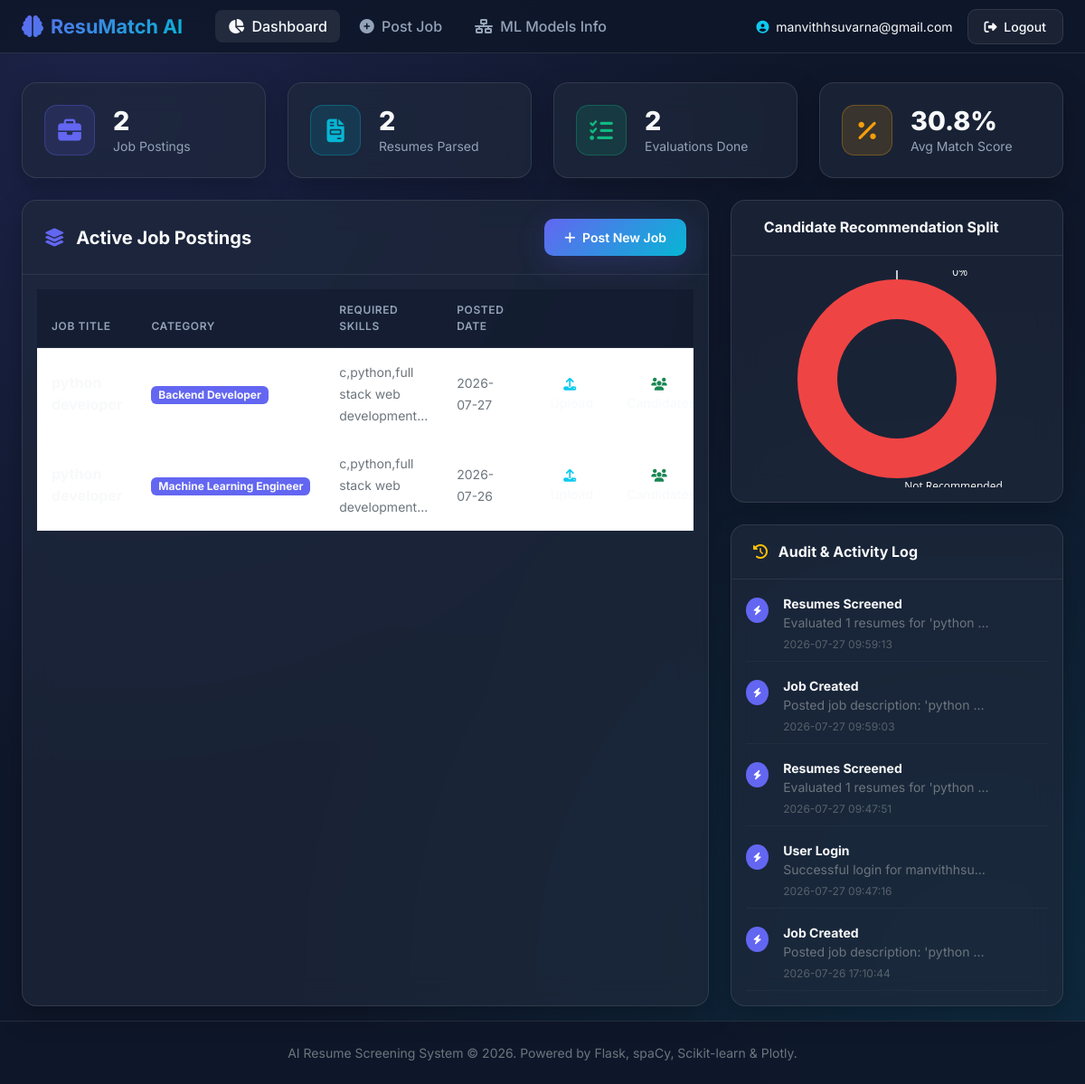
The app's page /dashboard (signed in) with its own data.
### tables this page shows
CREATE TABLE job_descriptions (
    id INTEGER PRIMARY KEY AUTOINCREMENT,
    user_id INTEGER NOT NULL,
    title TEXT NOT NULL,
    category TEXT NOT NULL,
    description_text TEXT NOT NULL,
    required_skills TEXT NOT NULL,
    created_at TIMESTAMP DEFAULT CURRENT_TIMESTAMP,
    FOREIGN KEY (user_id) REFERENCES users(id) ON DELETE CASCADE
);

CREATE TABLE history (
    id INTEGER PRIMARY KEY AUTOINCREMENT,
    user_id INTEGER NOT NULL,
    action TEXT NOT NULL,
    details TEXT NOT NULL,
    created_at TIMESTAMP DEFAULT CURRENT_TIMESTAMP,
    FOREIGN KEY (user_id) REFERENCES users(id) ON DELETE CASCADE
);

### app.py (the view)
@app.route("/dashboard")
@login_required
def dashboard():
    user_id = session["user_id"]
    stats = get_dashboard_stats(user_id)
    jobs = get_user_jobs(user_id)
    history = get_user_history(user_id)
    donut_chart_data = prepare_dashboard_charts_data(stats["status_counts"], stats["total_evaluations"])
    return render_template(
        "dashboard.html",
        stats=stats,
        jobs=jobs,
        history=history,
        donut_chart_data=donut_chart_data
    )

### app.py (called while the page is built)
def login_required(f):
    @wraps(f)
    def decorated_function(*args, **kwargs):
        if "user_id" not in session:
            flash("Please sign in to access this page.", "warning")
            return redirect(url_for("login"))
        return f(*args, **kwargs)
    return decorated_function

### database/db_helper.py (called while the page is built)
def get_db_connection():
    conn = sqlite3.connect(DB_PATH)
    conn.row_factory = sqlite3.Row
    return conn

def get_user_jobs(user_id):
    conn = get_db_connection()
    cursor = conn.cursor()
    cursor.execute("SELECT * FROM job_descriptions WHERE user_id = ? ORDER BY created_at DESC", (user_id,))
    jobs = cursor.fetchall()
    conn.close()
    return [dict(j) for j in jobs]

def get_user_history(user_id, limit=15):
    conn = get_db_connection()
    cursor = conn.cursor()
    cursor.execute("SELECT * FROM history WHERE user_id = ? ORDER BY created_at DESC LIMIT ?", (user_id, limit))
    history = cursor.fetchall()
    conn.close()
    return [dict(h) for h in history]

### utils/visualizations.py (called while the page is built)
def prepare_dashboard_charts_data(status_counts, total_evaluations):
    categories = ["Highly Recommended", "Recommended", "Not Recommended"]
    colors = ["#10b981", "#f59e0b", "#ef4444"]
    values = [status_counts.get(cat, 0) for cat in categories]
    donut_chart_data = {
        "labels": categories,
        "values": values,
        "marker_colors": colors
    }
    return donut_chart_data

### templates/dashboard.html (shortened to what this page needs)
{% extends 'base.html' %}
{% block content %}
<div class="row g-4 mb-4">
    <div class="col-md-6 col-lg-3">
        <div class="glass-card stat-card">
            <div class="stat-icon">
                <i class="fas fa-briefcase"></i>
            </div>
            <div>
                <div class="stat-value text-light">{{ stats.total_jobs }}</div>
                <div class="stat-label">Job Postings</div>
            </div>
        </div>
    </div>
    <div class="col-md-6 col-lg-3">
        <div class="glass-card stat-card">
            <div class="stat-icon" style="background: rgba(6, 182, 212, 0.15); color: #06b6d4; border-color: rgba(6, 182, 212, 0.3);">
                <i class="fas fa-file-invoice"></i>
            </div>
            <div>
                <div class="stat-value text-light">{{ stats.total_resumes }}</div>
                <div class="stat-label">Resumes Parsed</div>
            </div>
        </div>
    </div>
    <div class="col-md-6 col-lg-3">
        <div class="glass-card stat-card">
            <div class="stat-icon" style="background: rgba(16, 185, 129, 0.15); color: #10b981; border-color: rgba(16, 185, 129, 0.3);">
                <i class="fas fa-tasks"></i>
            </div>
            <div>
                <div class="stat-value text-light">{{ stats.total_evaluations }}</div>
                <div class="stat-label">Evaluations Done</div>
            </div>
        </div>
    </div>
    <div class="col-md-6 col-lg-3">
        <div class="glass-card stat-card">
            <div class="stat-icon" style="background: rgba(245, 158, 11, 0.15); color: #f59e0b; border-color: rgba(245, 158, 11, 0.3);">
                <i class="fas fa-percentage"></i>
            </div>
            <div>
                <div class="stat-value text-light">{{ stats.avg_score }}%</div>
                <div class="stat-label">Avg Match Score</div>
            </div>
        </div>
    </div>
</div>
<div class="row g-4">
    <div class="col-lg-8">
        <div class="glass-card h-100">
            <div class="glass-card-header d-flex align-items-center justify-content-between">
                <h5 class="mb-0 text-light fw-bold">
                    <i class="fas fa-layer-group text-indigo me-2"></i> Active Job Postings
                </h5>
                <a href="{{ url_for('upload_job') }}" class="btn btn-primary-gradient btn-sm">
                    <i class="fas fa-plus me-1"></i> Post New Job
                </a>
            </div>
            <div class="p-3">
                {% if jobs %}
                <div class="table-responsive">
                    <table class="table table-glass align-middle">
                        <thead>
                            <tr>
                                <th>Job Title</th>
                                <th>Category</th>
                                <th>Required Skills</th>
                                <th>Posted Date</th>
                                <th class="text-end">Actions</th>
                            </tr>
                        </thead>
                        <tbody>
                            {% for job in jobs %}
                            <tr>
                                <td>
                                    <span class="fw-bold text-light">{{ job.title }}</span>
                                </td>
                                <td>
                                    <span class="badge bg-indigo text-light">{{ job.category }}</span>
                                </td>
                                <td>
                                    <small class="text-secondary">{{ job.required_skills[:35] }}{% if job.required_skills|length > 35 %}...{% endif %}</small>
                                </td>
                                <td>
                                    <small class="text-secondary">{{ job.created_at[:10] }}</small>
                                </td>
                                <td class="text-end">
                                    <div class="btn-group btn-group-sm">
                                        <a href="{{ url_for('upload_resumes', job_id=job.id) }}" class="btn btn-outline-glass" title="Upload Resumes">
                                            <i class="fas fa-upload text-info me-1"></i> Upload
                                        </a>
                                        <a href="{{ url_for('view_results', job_id=job.id) }}" class="btn btn-outline-glass" title="View Candidates">
                                            <i class="fas fa-users text-success me-1"></i> Candidates
                                        </a>
                                    </div>
                                </td>
                            </tr>
                            {% endfor %}
                        </tbody>
                    </table>
                </div>
                {% endif %}
            </div>
        </div>
    </div>
    <div class="col-lg-4 d-flex flex-column gap-4">
        <div class="glass-card">
            <div class="glass-card-header">
                <h6 class="mb-0 text-light fw-bold">
                     Candidate Recommendation Split
                </h6>
            </div>
            <div class="p-3">
                <div id="donutChartContainer"></div>
            </div>
        </div>
        <div class="glass-card flex-grow-1">
            <div class="glass-card-header">
                <h6 class="mb-0 text-light fw-bold">
                    <i class="fas fa-history text-warning me-2"></i> Audit & Activity Log
                </h6>
            </div>
            <div class="p-3">
                {% if history %}
                <div class="d-flex flex-column gap-3">
                    {% for item in history[:5] %}
                    <div class="d-flex gap-3 align-items-start border-bottom border-secondary border-opacity-10 pb-2">
                        <div class="badge bg-indigo rounded-circle p-2 mt-1">
                            <i class="fas fa-bolt small"></i>
                        </div>
                        <div>
                            <div class="fw-bold text-light small">{{ item.action }}</div>
                            <div class="text-secondary small text-truncate" style="max-width: 230px;">{{ item.details }}</div>
                            <small class="text-secondary opacity-75" style="font-size: 0.75rem;">{{ item.created_at }}</small>
                        </div>
                    </div>
                    {% endfor %}
                </div>
                {% else %}
                <p class="text-secondary small mb-0 text-center py-3">No activity logged yet.</p>
                {% endif %}
            </div>
        </div>
    </div>
</div>
{% endblock %}

### templates/base.html (shortened to what this page needs)
<!DOCTYPE html>
<html lang="en">
<head>
    <link href="https://cdn.jsdelivr.net/npm/bootstrap@5.3.2/dist/css/bootstrap.min.css" rel="stylesheet">
    <link rel="stylesheet" href="https://cdnjs.cloudflare.com/ajax/libs/font-awesome/6.4.2/css/all.min.css">
    <link rel="stylesheet" href="{{ url_for('static', filename='css/style.css') }}">
</head>
<body>
    <nav class="navbar navbar-expand-lg navbar-dark navbar-glass sticky-top">
        <div class="container-fluid px-4">
            <a class="navbar-brand d-flex align-items-center gap-2" href="{{ url_for('dashboard') }}">
                <i class="fas fa-brain text-indigo fs-4"></i>
                <span>ResuMatch AI</span>
            </a>
            <div class="collapse navbar-collapse" id="navbarNav">
                {% if session.get('user_id') %}
                <ul class="navbar-nav me-auto mb-2 mb-lg-0 ms-3">
                    <li class="nav-item">
                        <a class="nav-link {% if request.endpoint == 'dashboard' %}active{% endif %}" href="{{ url_for('dashboard') }}">
                            <i class="fas fa-chart-pie me-1"></i> Dashboard
                        </a>
                    </li>
                    <li class="nav-item">
                        <a class="nav-link {% if request.endpoint == 'upload_job' %}active{% endif %}" href="{{ url_for('upload_job') }}">
                            <i class="fas fa-plus-circle me-1"></i> Post Job
                        </a>
                    </li>
                    <li class="nav-item">
                        <a class="nav-link {% if request.endpoint == 'model_info' %}active{% endif %}" href="{{ url_for('model_info') }}">
                            <i class="fas fa-network-wired me-1"></i> ML Models Info
                        </a>
                    </li>
                </ul>
                <div class="d-flex align-items-center gap-3">
                    <span class="text-light small">
                        <i class="fas fa-user-circle me-1 text-info"></i> {{ session.get('username') }}
                    </span>
                    <a href="{{ url_for('logout') }}" class="btn btn-outline-glass btn-sm">
                        <i class="fas fa-sign-out-alt me-1"></i> Logout
                    </a>
                </div>
                {% endif %}
            </div>
        </div>
    </nav>
    <main class="container-fluid px-4 py-3 flex-grow-1">
        {% block content %}{% endblock %}
    </main>
    <footer class="text-center">
        <div class="container">
            <p class="mb-0 text-secondary">
                AI Resume Screening System &copy; 2026. Powered by Flask, spaCy, Scikit-learn & Plotly.
            </p>
        </div>
    </footer>
</body>
</html>

### static/css/style.css (style rules this page uses)
:root { --bg-dark: #0f172a; --bg-card: rgba(30, 41, 59, 0.7); --border-card: rgba(255, 255, 255, 0.1); --accent-primary: #6366f1; --accent-secondary: #06b6d4; --accent-gradient: linear-gradient(135deg, #6366f1 0%, #06b6d4 100%); --text-primary: #f8fafc; --text-secondary: #94a3b8; --success: #10b981; --warning: #f59e0b; --danger: #ef4444; --radius-lg: 16px; --radius-md: 10px; --shadow-glow: 0 8px 32px 0 rgba(99, 102, 241, 0.2); }
body { background-color: var(--bg-dark); background-image: radial-gradient(at 10% 10%, rgba(99, 102, 241, 0.15) 0px, transparent 50%), radial-gradient(at 90% 90%, rgba(6, 182, 212, 0.12) 0px, transparent 50%); color: var(--text-primary); font-family: 'Inter', system-ui, -apple-system, sans-serif; min-height: 100vh; display: flex; flex-direction: column; }
.glass-card { background: var(--bg-card); backdrop-filter: blur(16px); -webkit-backdrop-filter: blur(16px); border: 1px solid var(--border-card); border-radius: var(--radius-lg); box-shadow: 0 10px 30px rgba(0, 0, 0, 0.25); transition: transform 0.2s ease, box-shadow 0.2s ease; }
.glass-card-header { border-bottom: 1px solid rgba(255, 255, 255, 0.08); padding: 1.25rem 1.5rem; }
.navbar-glass { background: rgba(15, 23, 42, 0.85); backdrop-filter: blur(12px); border-bottom: 1px solid var(--border-card); }
.navbar-brand { font-weight: 700; font-size: 1.35rem; background: var(--accent-gradient); -webkit-background-clip: text; -webkit-text-fill-color: transparent; }
.nav-link { color: var(--text-secondary) !important; font-weight: 500; margin: 0 4px; padding: 6px 14px !important; border-radius: 8px; transition: all 0.2s ease; }
.nav-link:hover, .nav-link.active { color: var(--text-primary) !important; background: rgba(255, 255, 255, 0.08); }
.stat-card { padding: 1.5rem; display: flex; align-items: center; gap: 1.25rem; }
.stat-icon { width: 56px; height: 56px; border-radius: 14px; display: flex; align-items: center; justify-content: center; font-size: 1.6rem; background: rgba(99, 102, 241, 0.15); color: var(--accent-primary); border: 1px solid rgba(99, 102, 241, 0.3); }
.stat-value { font-size: 1.8rem; font-weight: 800; line-height: 1.2; }
.stat-label { font-size: 0.875rem; color: var(--text-secondary); }
.btn-primary-gradient { background: var(--accent-gradient); color: white; border: none; font-weight: 600; border-radius: var(--radius-md); padding: 10px 22px; box-shadow: var(--shadow-glow); transition: transform 0.15s ease, filter 0.2s ease; }
.btn-outline-glass { background: rgba(255, 255, 255, 0.05); border: 1px solid var(--border-card); color: var(--text-primary); border-radius: var(--radius-md); padding: 8px 18px; font-weight: 500; transition: background 0.2s ease; }
.table-glass { color: var(--text-primary); margin-bottom: 0; }
.table-glass th { background: rgba(15, 23, 42, 0.5); color: var(--text-secondary); font-weight: 600; text-transform: uppercase; font-size: 0.75rem; letter-spacing: 0.05em; border-bottom: 1px solid var(--border-card); padding: 14px 16px; }
.table-glass td { padding: 14px 16px; border-bottom: 1px solid rgba(255, 255, 255, 0.05); vertical-align: middle; }
.bg-indigo { background-color: var(--accent-primary) !important; }
.text-indigo { color: var(--accent-primary) !important; }
footer { margin-top: auto; background: rgba(15, 23, 42, 0.9); border-top: 1px solid var(--border-card); padding: 1.5rem 0; color: var(--text-secondary); font-size: 0.875rem; }

### records on screen
job_descriptions: category "Backend Developer", required_skills "c,python,full stack web development", created_at "2026-07-27"
job_descriptions: category "Machine Learning Engineer", required_skills "c,python,full stack web development", created_at "2026-07-26"
history: action "Resumes Screened", details "Evaluated 1 resumes for 'python…", created_at "2026-07-27 09:59:13"
history: action "Job Created", details "Posted job description: 'python…", created_at "2026-07-27 09:59:03"
history: action "Resumes Screened", details "Evaluated 1 resumes for 'python…", created_at "2026-07-27 09:47:51"
history: action "User Login", details "Successful login for manvithhsu…", created_at "2026-07-27 09:47:16"
history: action "Job Created", details "Posted job description: 'python…", created_at "2026-07-26 17:10:44"

### other values on screen
{{ session.get('username') }} "manvithhsuvarna@gmail.com"
{{ stats.total_jobs }} "2"
{{ stats.total_resumes }} "2"
{{ stats.total_evaluations }} "2"
{{ stats.avg_score }} "30.8"
